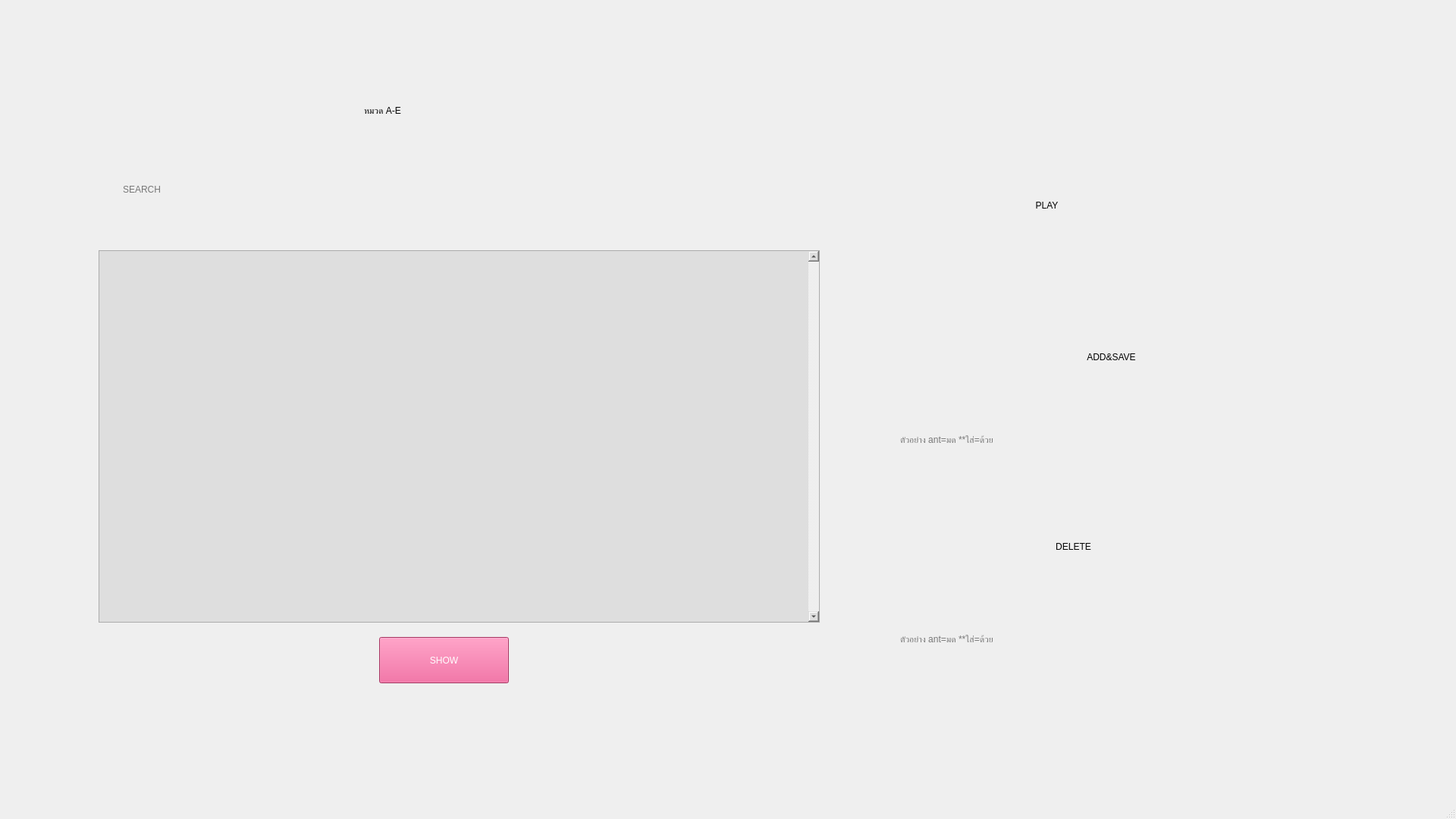
<?xml version="1.0" encoding="UTF-8"?>
<ui version="4.0">
 <class>Main_AE</class>
 <widget class="QMainWindow" name="Main_AE">
  <property name="geometry">
   <rect>
    <x>0</x>
    <y>0</y>
    <width>1920</width>
    <height>1080</height>
   </rect>
  </property>
  <property name="windowTitle">
   <string>หมวด A-E</string>
  </property>
  <property name="windowIcon">
   <iconset resource="vocab_pic1.qrc">
    <normaloff>:/image/Picture/cards.png</normaloff>:/image/Picture/cards.png</iconset>
  </property>
  <property name="styleSheet">
   <string notr="true">background-image: url(:/image/Picture/a_e.jpg);</string>
  </property>
  <widget class="QWidget" name="centralwidget">
   <widget class="QPushButton" name="btn_play">
    <property name="geometry">
     <rect>
      <x>1200</x>
      <y>220</y>
      <width>88</width>
      <height>88</height>
     </rect>
    </property>
    <property name="toolTip">
     <string>&lt;html&gt;&lt;head/&gt;&lt;body&gt;&lt;p&gt;กดปุ่มเพื่อเล่นสุ่มคำศัพท์&lt;/p&gt;&lt;/body&gt;&lt;/html&gt;</string>
    </property>
    <property name="styleSheet">
     <string notr="true">background-image: url(:/image/Picture/play.png);</string>
    </property>
    <property name="text">
     <string/>
    </property>
    <property name="iconSize">
     <size>
      <width>20</width>
      <height>20</height>
     </size>
    </property>
    <property name="autoDefault">
     <bool>false</bool>
    </property>
    <property name="default">
     <bool>false</bool>
    </property>
    <property name="flat">
     <bool>true</bool>
    </property>
   </widget>
   <widget class="QPushButton" name="btn_save">
    <property name="geometry">
     <rect>
      <x>1200</x>
      <y>400</y>
      <width>85</width>
      <height>96</height>
     </rect>
    </property>
    <property name="toolTip">
     <string>&lt;html&gt;&lt;head/&gt;&lt;body&gt;&lt;p&gt;กดปุ่มเพื่อบันทึกคำศัพท์&lt;/p&gt;&lt;/body&gt;&lt;/html&gt;</string>
    </property>
    <property name="styleSheet">
     <string notr="true">background-image: url(:/image/Picture/add.png);</string>
    </property>
    <property name="text">
     <string/>
    </property>
    <property name="iconSize">
     <size>
      <width>20</width>
      <height>20</height>
     </size>
    </property>
    <property name="autoDefault">
     <bool>false</bool>
    </property>
    <property name="default">
     <bool>false</bool>
    </property>
    <property name="flat">
     <bool>true</bool>
    </property>
   </widget>
   <widget class="QPushButton" name="btn_delete">
    <property name="geometry">
     <rect>
      <x>1200</x>
      <y>660</y>
      <width>79</width>
      <height>96</height>
     </rect>
    </property>
    <property name="toolTip">
     <string>&lt;html&gt;&lt;head/&gt;&lt;body&gt;&lt;p&gt;กดปุ่มเพื่อลบคำศัพท์&lt;/p&gt;&lt;/body&gt;&lt;/html&gt;</string>
    </property>
    <property name="styleSheet">
     <string notr="true">background-image: url(:/image/Picture/bin.png);</string>
    </property>
    <property name="text">
     <string/>
    </property>
    <property name="iconSize">
     <size>
      <width>20</width>
      <height>20</height>
     </size>
    </property>
    <property name="autoDefault">
     <bool>false</bool>
    </property>
    <property name="default">
     <bool>false</bool>
    </property>
    <property name="flat">
     <bool>true</bool>
    </property>
   </widget>
   <widget class="QPushButton" name="btn_play2">
    <property name="geometry">
     <rect>
      <x>1300</x>
      <y>230</y>
      <width>161</width>
      <height>81</height>
     </rect>
    </property>
    <property name="styleSheet">
     <string notr="true">font: 35pt &quot;Mitr SemiBold&quot;;
background: transparent;</string>
    </property>
    <property name="text">
     <string>PLAY</string>
    </property>
    <property name="autoRepeat">
     <bool>false</bool>
    </property>
    <property name="default">
     <bool>false</bool>
    </property>
    <property name="flat">
     <bool>true</bool>
    </property>
   </widget>
   <widget class="QPushButton" name="btn_save2">
    <property name="geometry">
     <rect>
      <x>1310</x>
      <y>430</y>
      <width>311</width>
      <height>81</height>
     </rect>
    </property>
    <property name="styleSheet">
     <string notr="true">font: 35pt &quot;Mitr SemiBold&quot;;
background: transparent;</string>
    </property>
    <property name="text">
     <string>ADD&amp;&amp;SAVE</string>
    </property>
    <property name="default">
     <bool>false</bool>
    </property>
    <property name="flat">
     <bool>true</bool>
    </property>
   </widget>
   <widget class="QPushButton" name="btn_delete2">
    <property name="geometry">
     <rect>
      <x>1310</x>
      <y>680</y>
      <width>211</width>
      <height>81</height>
     </rect>
    </property>
    <property name="styleSheet">
     <string notr="true">font: 35pt &quot;Mitr SemiBold&quot;;
background: transparent;</string>
    </property>
    <property name="text">
     <string>DELETE</string>
    </property>
    <property name="default">
     <bool>false</bool>
    </property>
    <property name="flat">
     <bool>true</bool>
    </property>
   </widget>
   <widget class="QLabel" name="label">
    <property name="geometry">
     <rect>
      <x>480</x>
      <y>110</y>
      <width>241</width>
      <height>71</height>
     </rect>
    </property>
    <property name="styleSheet">
     <string notr="true">font: 30pt &quot;Mitr SemiBold&quot;;
background: transparent;</string>
    </property>
    <property name="text">
     <string>หมวด A-E</string>
    </property>
   </widget>
   <widget class="QPlainTextEdit" name="plainTextEdit">
    <property name="geometry">
     <rect>
      <x>130</x>
      <y>330</y>
      <width>951</width>
      <height>491</height>
     </rect>
    </property>
    <property name="styleSheet">
     <string notr="true">font: 15pt &quot;Mitr SemiBold&quot;;
background: #dedede;</string>
    </property>
    <property name="verticalScrollBarPolicy">
     <enum>Qt::ScrollBarAlwaysOn</enum>
    </property>
    <property name="horizontalScrollBarPolicy">
     <enum>Qt::ScrollBarAsNeeded</enum>
    </property>
    <property name="sizeAdjustPolicy">
     <enum>QAbstractScrollArea::AdjustIgnored</enum>
    </property>
    <property name="readOnly">
     <bool>true</bool>
    </property>
    <property name="plainText">
     <string/>
    </property>
    <property name="backgroundVisible">
     <bool>true</bool>
    </property>
   </widget>
   <widget class="QPushButton" name="btn_show">
    <property name="geometry">
     <rect>
      <x>500</x>
      <y>840</y>
      <width>171</width>
      <height>61</height>
     </rect>
    </property>
    <property name="styleSheet">
     <string notr="true">font: 25pt &quot;Mitr SemiBold&quot;;
color: rgb(255, 255, 255);
background: #e84c89;</string>
    </property>
    <property name="text">
     <string>SHOW</string>
    </property>
   </widget>
   <widget class="QLineEdit" name="textbox_delete">
    <property name="geometry">
     <rect>
      <x>1185</x>
      <y>813</y>
      <width>591</width>
      <height>60</height>
     </rect>
    </property>
    <property name="styleSheet">
     <string notr="true">font: 20pt &quot;Mitr SemiBold&quot;;
background: transparent</string>
    </property>
    <property name="text">
     <string/>
    </property>
    <property name="frame">
     <bool>false</bool>
    </property>
    <property name="alignment">
     <set>Qt::AlignLeading|Qt::AlignLeft|Qt::AlignVCenter</set>
    </property>
    <property name="placeholderText">
     <string>ตัวอย่าง ant=มด **ใส่=ด้วย</string>
    </property>
   </widget>
   <widget class="QPushButton" name="btn_search">
    <property name="geometry">
     <rect>
      <x>983</x>
      <y>210</y>
      <width>69</width>
      <height>69</height>
     </rect>
    </property>
    <property name="toolTip">
     <string>&lt;html&gt;&lt;head/&gt;&lt;body&gt;&lt;p&gt;กดปุ่มเพื่อค้นหา&lt;/p&gt;&lt;/body&gt;&lt;/html&gt;</string>
    </property>
    <property name="styleSheet">
     <string notr="true">background-image: url(:/image/Picture/search.png);</string>
    </property>
    <property name="text">
     <string/>
    </property>
    <property name="iconSize">
     <size>
      <width>20</width>
      <height>20</height>
     </size>
    </property>
    <property name="autoDefault">
     <bool>false</bool>
    </property>
    <property name="default">
     <bool>false</bool>
    </property>
    <property name="flat">
     <bool>true</bool>
    </property>
   </widget>
   <widget class="QLineEdit" name="textbox_save">
    <property name="geometry">
     <rect>
      <x>1185</x>
      <y>550</y>
      <width>591</width>
      <height>60</height>
     </rect>
    </property>
    <property name="styleSheet">
     <string notr="true">font: 20pt &quot;Mitr SemiBold&quot;;
background: transparent</string>
    </property>
    <property name="text">
     <string/>
    </property>
    <property name="frame">
     <bool>false</bool>
    </property>
    <property name="alignment">
     <set>Qt::AlignLeading|Qt::AlignLeft|Qt::AlignVCenter</set>
    </property>
    <property name="placeholderText">
     <string>ตัวอย่าง ant=มด **ใส่=ด้วย</string>
    </property>
   </widget>
   <widget class="QLineEdit" name="textbox_search">
    <property name="geometry">
     <rect>
      <x>160</x>
      <y>220</y>
      <width>791</width>
      <height>60</height>
     </rect>
    </property>
    <property name="styleSheet">
     <string notr="true">font: 20pt &quot;Mitr SemiBold&quot;;
background: transparent</string>
    </property>
    <property name="text">
     <string/>
    </property>
    <property name="frame">
     <bool>false</bool>
    </property>
    <property name="alignment">
     <set>Qt::AlignLeading|Qt::AlignLeft|Qt::AlignVCenter</set>
    </property>
    <property name="placeholderText">
     <string>SEARCH</string>
    </property>
   </widget>
   <widget class="QPushButton" name="btn_back">
    <property name="geometry">
     <rect>
      <x>110</x>
      <y>90</y>
      <width>93</width>
      <height>93</height>
     </rect>
    </property>
    <property name="toolTip">
     <string>&lt;html&gt;&lt;head/&gt;&lt;body&gt;&lt;p&gt;กดปุ่มเพื่อกลับหน้าแรก&lt;/p&gt;&lt;/body&gt;&lt;/html&gt;</string>
    </property>
    <property name="styleSheet">
     <string notr="true">background-image: url(:/image/Picture/back.png);</string>
    </property>
    <property name="text">
     <string/>
    </property>
    <property name="flat">
     <bool>true</bool>
    </property>
   </widget>
  </widget>
  <widget class="QMenuBar" name="menubar">
   <property name="geometry">
    <rect>
     <x>0</x>
     <y>0</y>
     <width>1920</width>
     <height>26</height>
    </rect>
   </property>
  </widget>
  <widget class="QStatusBar" name="statusbar"/>
 </widget>
 <resources>
  <include location="vocab_pic1.qrc"/>
 </resources>
 <connections/>
</ui>
